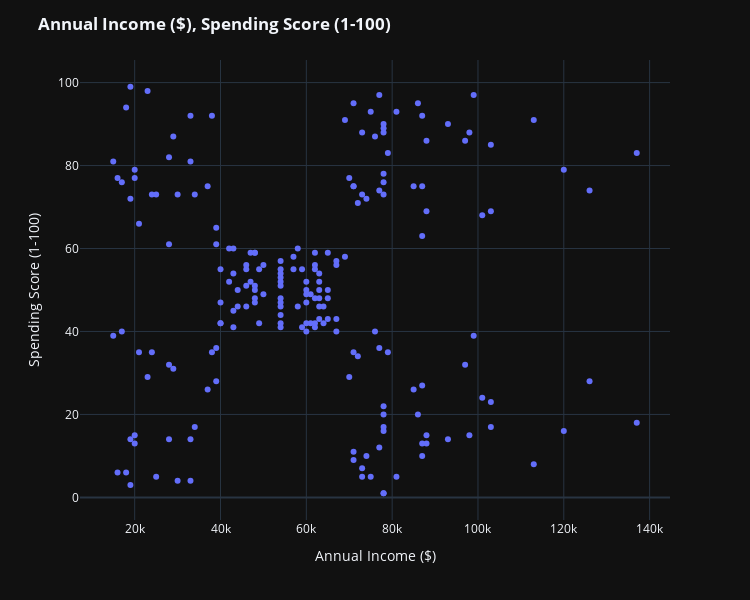

The notebook cell this image was saved under:
### Code cell
scatterplt = px.scatter(df,x='Annual Income ($)',y='Spending Score (1-100)')
scatterplt.update_xaxes(title='Annual Income ($)')
scatterplt.update_yaxes(title='Spending Score (1-100)')
scatterplt.update_layout(autosize=True, width=750, height=600,
    title_font=dict(size=25, family='Courier'),
    title='<b>Annual Income ($), Spending Score (1-100)</b>')
scatterplt.show()

### Figure 1 — Plotly figure (JSON) as saved in the notebook; plotly's stock layout.template omitted (floating-point values rounded to 4 significant figures; data arrays with more than 128 entries replaced by an {"elided": "..."} marker saying what was removed)
{"data": [{"hovertemplate": "Annual Income ($)=%{x}<br>Spending Score (1-100)=%{y}<extra></extra>", "legendgroup": "", "marker": {"color": "#636efa", "symbol": "circle"}, "mode": "markers", "name": "", "orientation": "v", "showlegend": false, "x": {"elided": "200 int values"}, "xaxis": "x", "y": {"elided": "200 int values"}, "yaxis": "y", "type": "scatter"}], "layout": {"xaxis": {"anchor": "y", "domain": [0.0, 1.0], "title": {"text": "Annual Income ($)"}}, "yaxis": {"anchor": "x", "domain": [0.0, 1.0], "title": {"text": "Spending Score (1-100)"}}, "legend": {"tracegroupgap": 0}, "margin": {"t": 60}, "title": {"text": "<b>Annual Income ($), Spending Score (1-100)</b>"}, "autosize": true, "width": 750, "height": 600}}
